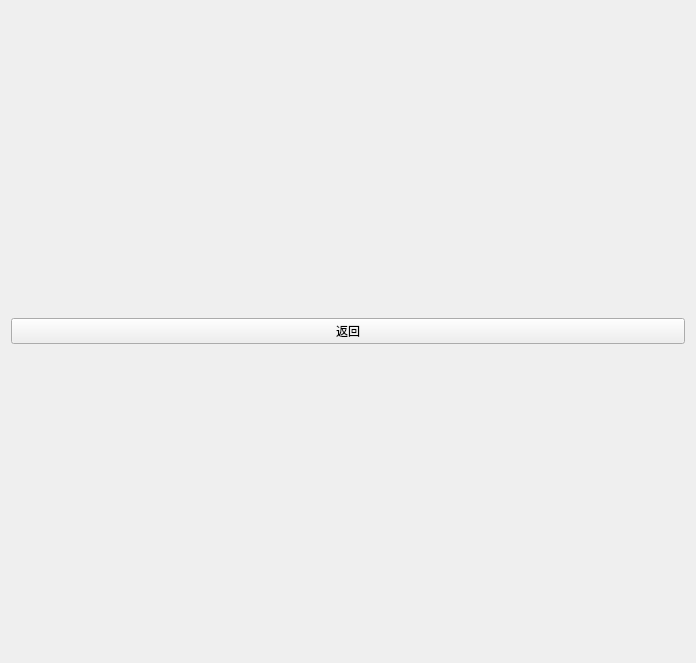
<?xml version="1.0" encoding="UTF-8"?>
<ui version="4.0">
 <class>LastWidget</class>
 <widget class="QWidget" name="LastWidget">
  <property name="geometry">
   <rect>
    <x>0</x>
    <y>0</y>
    <width>696</width>
    <height>663</height>
   </rect>
  </property>
  <property name="windowTitle">
   <string>Form</string>
  </property>
  <layout class="QHBoxLayout" name="horizontalLayout">
   <item>
    <widget class="QPushButton" name="lpb0">
     <property name="text">
      <string>返回</string>
     </property>
    </widget>
   </item>
  </layout>
 </widget>
 <resources/>
 <connections/>
</ui>
